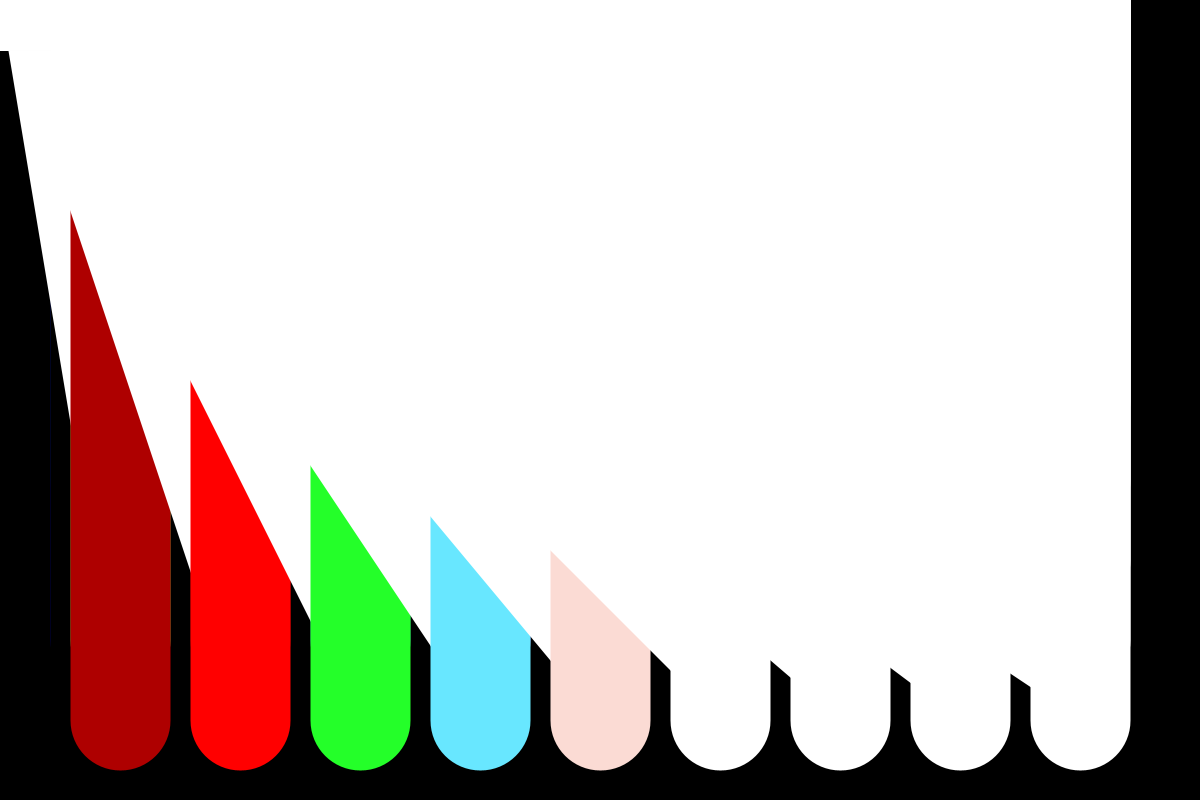
Frame 1 (no input)
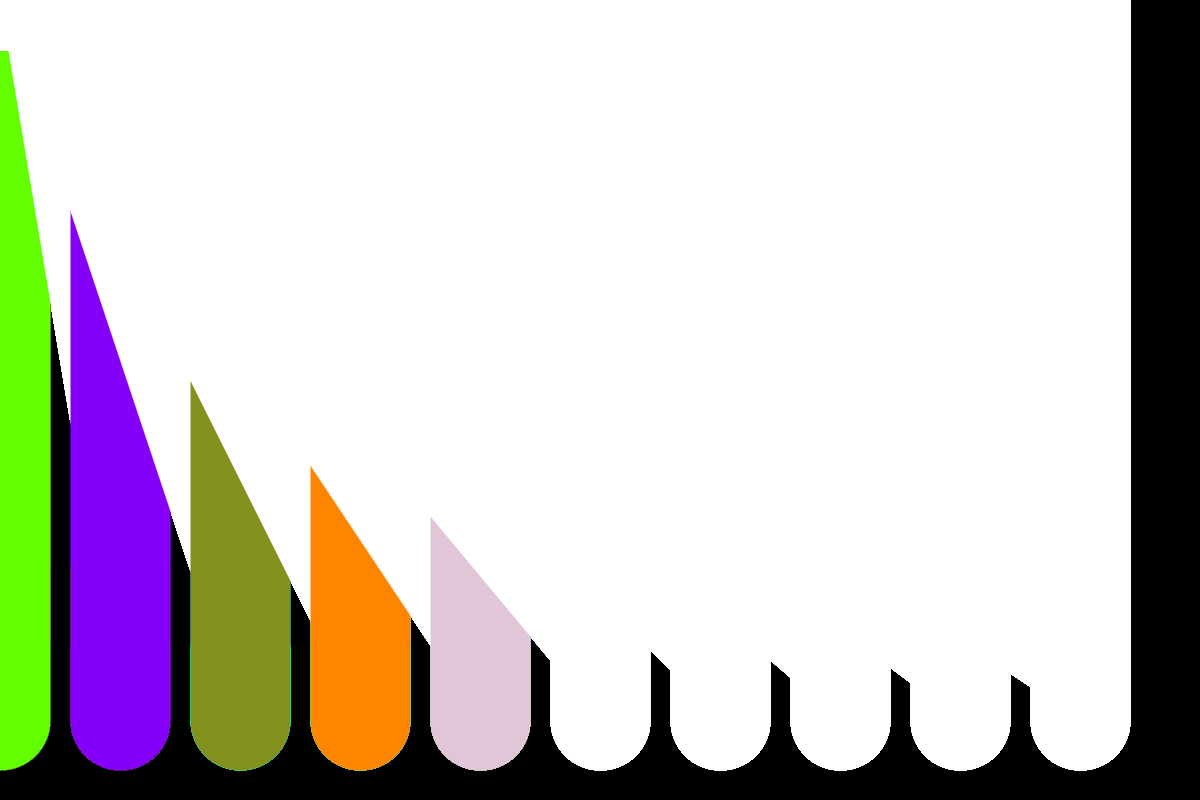
Frame 60 (the mouse pressed at the canvas centre just before this capture)
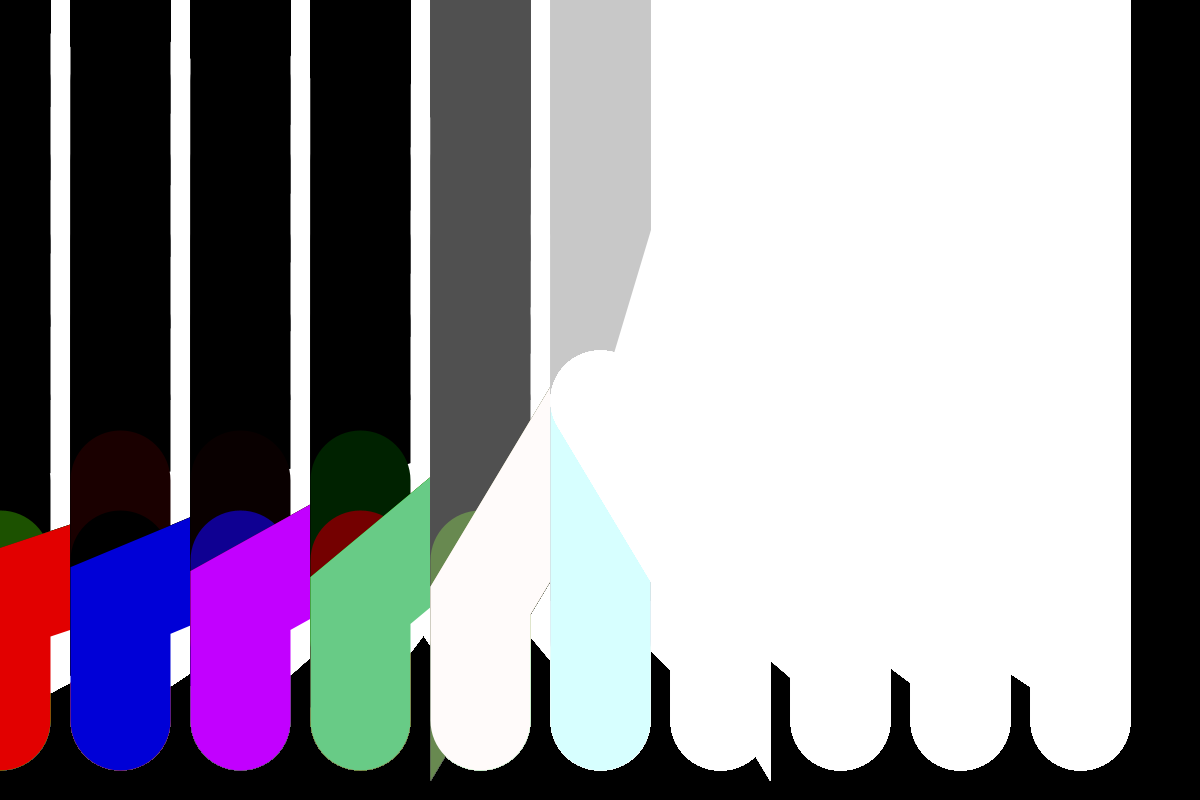
Frame 120 (the mouse held since frame 60 and released just before this capture)

The Processing sketch that drew these frames (run headless with seeded random() and noise(); from frame 60 on, the mouse is pressed at the canvas centre):

// Processing sketch: color_white_splash_XY_control_wide
// ── color_white_splash_XY_control_wide.pde
void setup() {
  size(1200, 800);
  background(0);
 // smooth();
}
void draw() {
  for (int i=0;i<width;i+=width/10) {
    for (int j=0;j<height;j+=height/10) {
      strokeWeight(100);
      stroke(random(i-400, j-400), random(i-400, j-400), random(i-400, j-400));
      beginShape();
      vertex(i, j);
      vertex(i, mouseX);
      vertex(mouseX,mouseY);
      endShape();  
  }
  }
}
